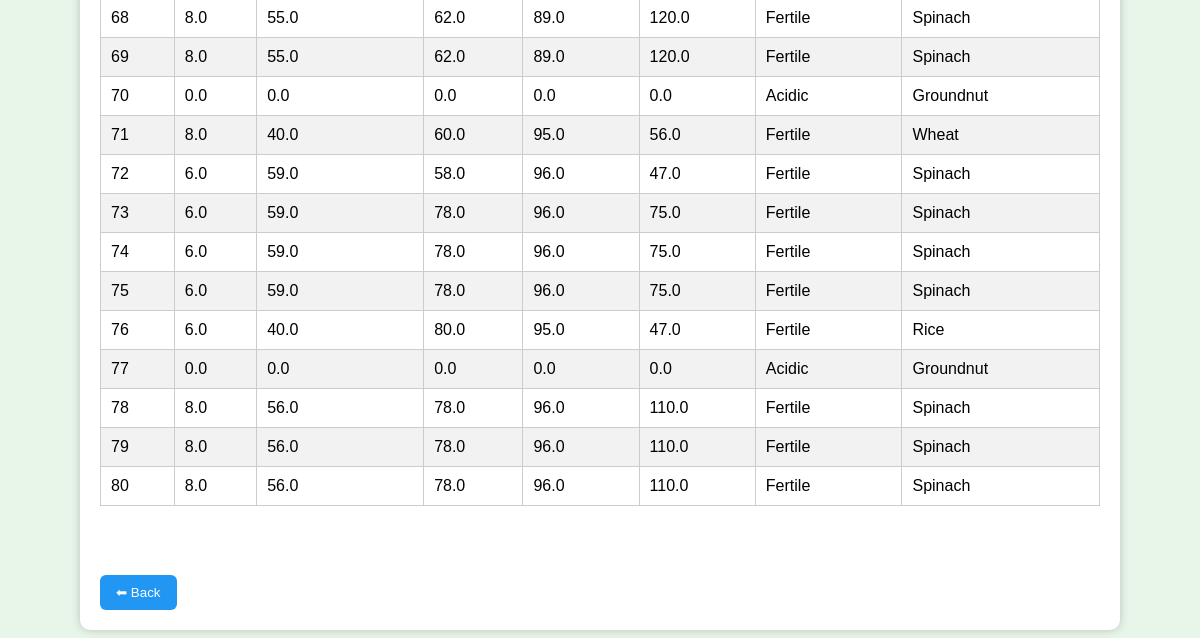
Before: /history (lower part) with the older database file.
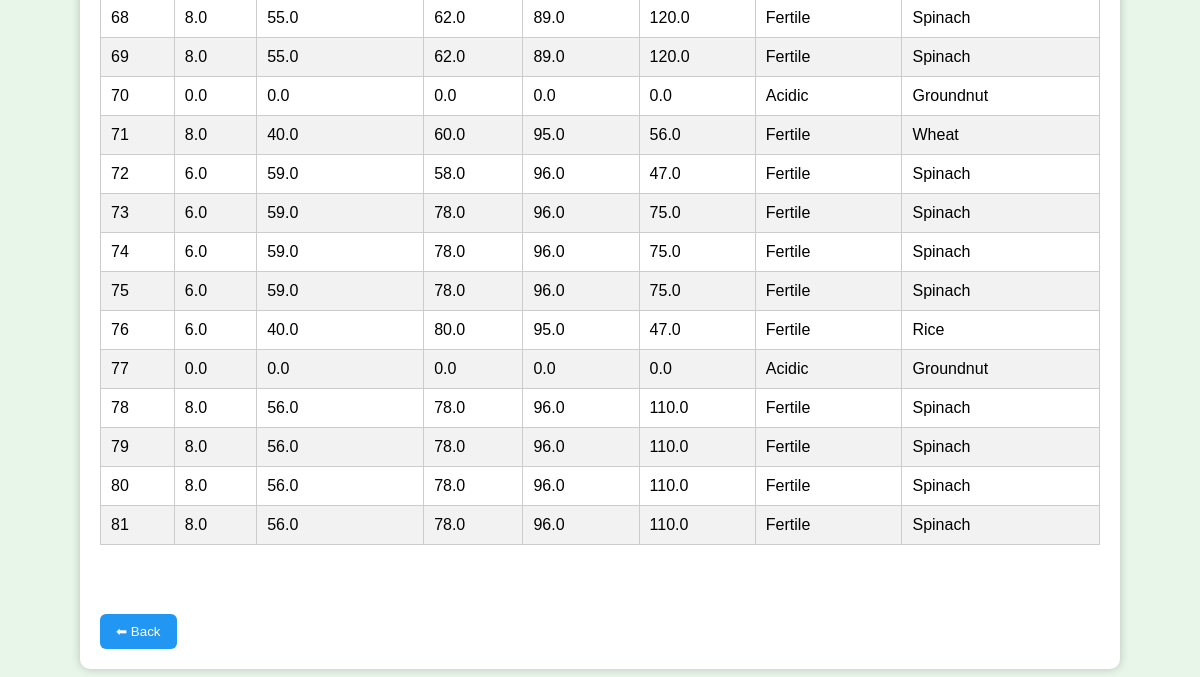
After: the same page with the newer database file.
### tables this page shows
CREATE TABLE soil(
        id INTEGER PRIMARY KEY AUTOINCREMENT,
        ph REAL,
        moisture REAL,
        n REAL,
        p REAL,
        k REAL,
        soil TEXT,
        crop TEXT
    );

### app.py (the view)
@app.route("/history")
def history():
    conn = sqlite3.connect("soil.db")
    data = conn.execute("SELECT * FROM soil").fetchall()
    conn.close()
    return render_template("history.html", data=data)

### templates/history.html (shortened to what this page needs)
<!DOCTYPE html>
<html>
<head>
</head>
<body>
<div class="container">
<table>
{% for row in data %}
<tr>
{% for col in row %}
<td>{{ col }}</td>
{% endfor %}
</tr>
{% endfor %}
</table>
<br><br>
<br>
<a href="/">
<button class="back">⬅ Back</button>
</a>
</div>
</body>
</html>

Changed rows visible on the page:
added soil: row "81", ph "8.0", moisture "56.0", n "78.0", p "96.0", k "110.0", soil "Fertile", crop "Spinach"
